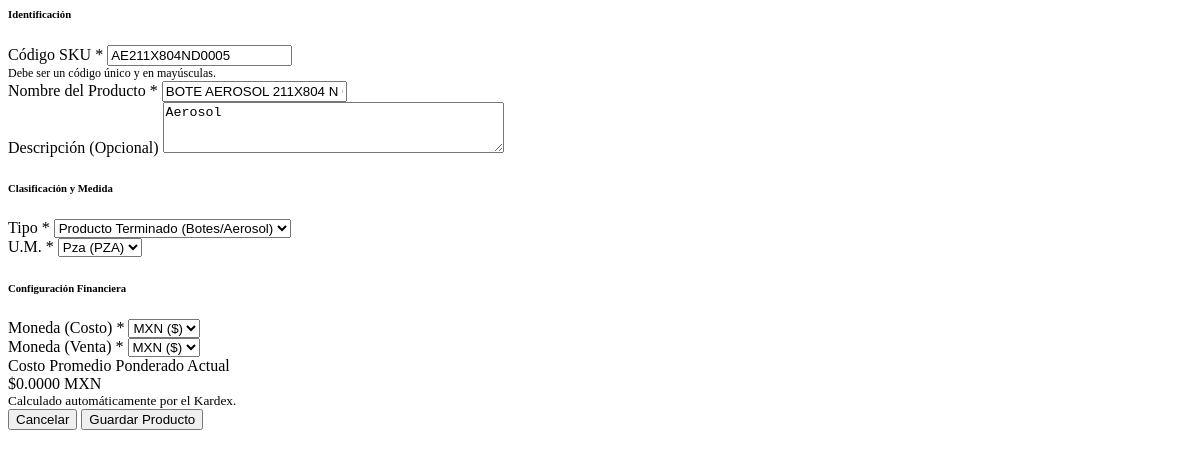
Page /inventario/catalogo/editar/8/ (signed in) on the earlier database version.
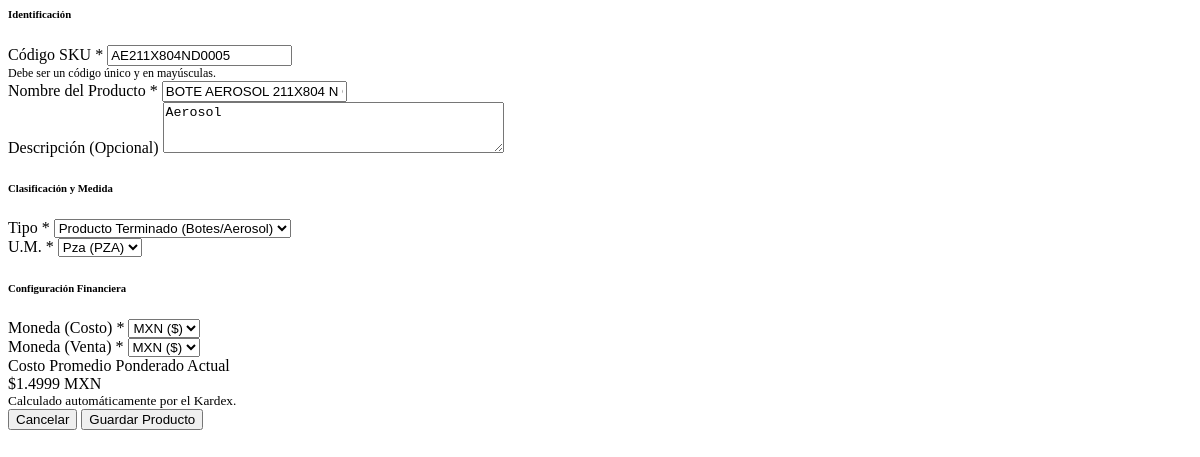
Same page on the later database version.
### inventario/models.py (models this page shows, shortened)
class Producto(models.Model):
    MATERIA_PRIMA = 'MP'
    COMPONENTE = 'CP'
    PRODUCTO_TERMINADO = 'PT'
    TIPO_PRODUCTO_CHOICES = [
        (MATERIA_PRIMA, 'Materia Prima (Químicos/Hojalata)'),
        (COMPONENTE, 'Componente (Válvulas/Tapas)'),
        (PRODUCTO_TERMINADO, 'Producto Terminado (Botes/Aerosol)'),
    ]
    nombre = models.CharField(max_length=255)
    sku = models.CharField(max_length=50, unique=True, help_text="Ej: AE-001 (Aerosol) o MP-BAR-EPO (Barniz)")
    descripcion = models.TextField(blank=True, null=True)
    tipo = models.CharField(max_length=2, choices=TIPO_PRODUCTO_CHOICES, default=PRODUCTO_TERMINADO)
    unidad_medida = models.ForeignKey(UnidadMedida, on_delete=models.PROTECT, help_text="Ej: Pza, Kg")
    moneda_base_costo = models.ForeignKey(
        Moneda, on_delete=models.PROTECT, related_name='productos_costo', help_text="Moneda en la que se rastrea el costo promedio"
    )
    moneda_base_venta = models.ForeignKey(
        Moneda, on_delete=models.PROTECT, related_name='productos_venta', help_text="Moneda de referencia para precios de venta"
    )
    costo_promedio_mxn = models.DecimalField(
        max_digits=18, decimal_places=6, default=Decimal('0.000000'), help_text="Costo promedio unitario en MXN para contabilidad"
    )
    class Meta:
        verbose_name = "Producto"
        verbose_name_plural = "Catálogo de Productos"

### inventario/views.py (the view)
# urls.py: path('catalogo/editar/<int:pk>/', views.guardar_producto_view, name='producto_editar'),
@login_required
@permission_required('inventario.change_producto', raise_exception=True) # Seguridad basada en roles
def guardar_producto_view(request, pk=None):
    if pk:
        producto = get_object_or_404(Producto, pk=pk)
    else:
        producto = Producto()
    if request.method == 'POST':
        form = ProductoForm(request.POST, instance=producto)
        if form.is_valid():
            form.save()
            response = HttpResponse()
            response['HX-Trigger'] = 'productoGuardado'
            return response
    else:
        form = ProductoForm(instance=producto)
    return render(request, 'inventario/partials/_producto_form.html', {'form': form, 'producto': producto})
    pass

### general/models.py (called while the page is built)
    def __str__(self):
        return f"{self.codigo} ({self.simbolo})"

### inventario/models.py (called while the page is built)
    def __str__(self):
        return f"{self.nombre} ({self.codigo})"

### inventario/templates/inventario/partials/_producto_form.html (shortened to what this page needs)
<form hx-post="{% if producto.id %}{% url 'inventario:producto_editar' producto.id %}{% else %}{% url 'inventario:producto_crear' %}{% endif %}"
      hx-target="#offcanvas-content"
      hx-swap="innerHTML"
      class="needs-validation">
    <h6 class="text-uppercase text-muted fw-bold small mb-3 border-bottom pb-2">Identificación</h6>
    <div class="mb-3">
        <label for="{{ form.sku.id_for_label }}" class="form-label small fw-semibold text-dark">Código SKU <span class="text-danger">*</span></label>
        {{ form.sku }}
        <div class="form-text" style="font-size: 0.75rem;">Debe ser un código único y en mayúsculas.</div>
    </div>
    <div class="mb-3">
        <label for="{{ form.nombre.id_for_label }}" class="form-label small fw-semibold text-dark">Nombre del Producto <span class="text-danger">*</span></label>
        {{ form.nombre }}
    </div>
    <div class="mb-4">
        <label for="{{ form.descripcion.id_for_label }}" class="form-label small fw-semibold text-dark">Descripción (Opcional)</label>
        {{ form.descripcion }}
    </div>
    <h6 class="text-uppercase text-muted fw-bold small mb-3 border-bottom pb-2">Clasificación y Medida</h6>
    <div class="row g-3 mb-4">
        <div class="col-md-6">
            <label for="{{ form.tipo.id_for_label }}" class="form-label small fw-semibold text-dark">Tipo <span class="text-danger">*</span></label>
            {{ form.tipo }}
        </div>
        <div class="col-md-6">
            <label for="{{ form.unidad_medida.id_for_label }}" class="form-label small fw-semibold text-dark">U.M. <span class="text-danger">*</span></label>
            {{ form.unidad_medida }}
        </div>
    </div>
    <h6 class="text-uppercase text-muted fw-bold small mb-3 border-bottom pb-2">Configuración Financiera</h6>
    <div class="row g-3 mb-4">
        <div class="col-md-6">
            <label for="{{ form.moneda_base_costo.id_for_label }}" class="form-label small fw-semibold text-dark">Moneda (Costo) <span class="text-danger">*</span></label>
            {{ form.moneda_base_costo }}
        </div>
        <div class="col-md-6">
            <label for="{{ form.moneda_base_venta.id_for_label }}" class="form-label small fw-semibold text-dark">Moneda (Venta) <span class="text-danger">*</span></label>
            {{ form.moneda_base_venta }}
        </div>
    </div>
    {% if producto.id %}
    <div class="p-3 bg-light rounded-3 border mb-4">
        <label class="form-label small fw-semibold text-muted mb-0">Costo Promedio Ponderado Actual</label>
        <div class="fs-5 fw-bold text-dark">${{ producto.costo_promedio_mxn|floatformat:4 }} <span class="fs-6 text-muted">MXN</span></div>
        <small class="text-muted d-block mt-1">Calculado automáticamente por el Kardex.</small>
    </div>
    {% endif %}
    <div class="d-flex justify-content-end gap-2 mt-4 pt-3 border-top">
        <button type="button" class="btn btn-light border shadow-sm" data-bs-dismiss="offcanvas">Cancelar</button>
        {% if perms.inventario.change_producto %}
        <button type="submit" class="btn btn-primary shadow-sm">
             Guardar Producto
        </button>
        {% endif %}
    </div>
</form>

Differences in the rows shown:
changed Producto "AE211X804ND0005": costo_promedio_mxn "0.0000" → "1.4999"
